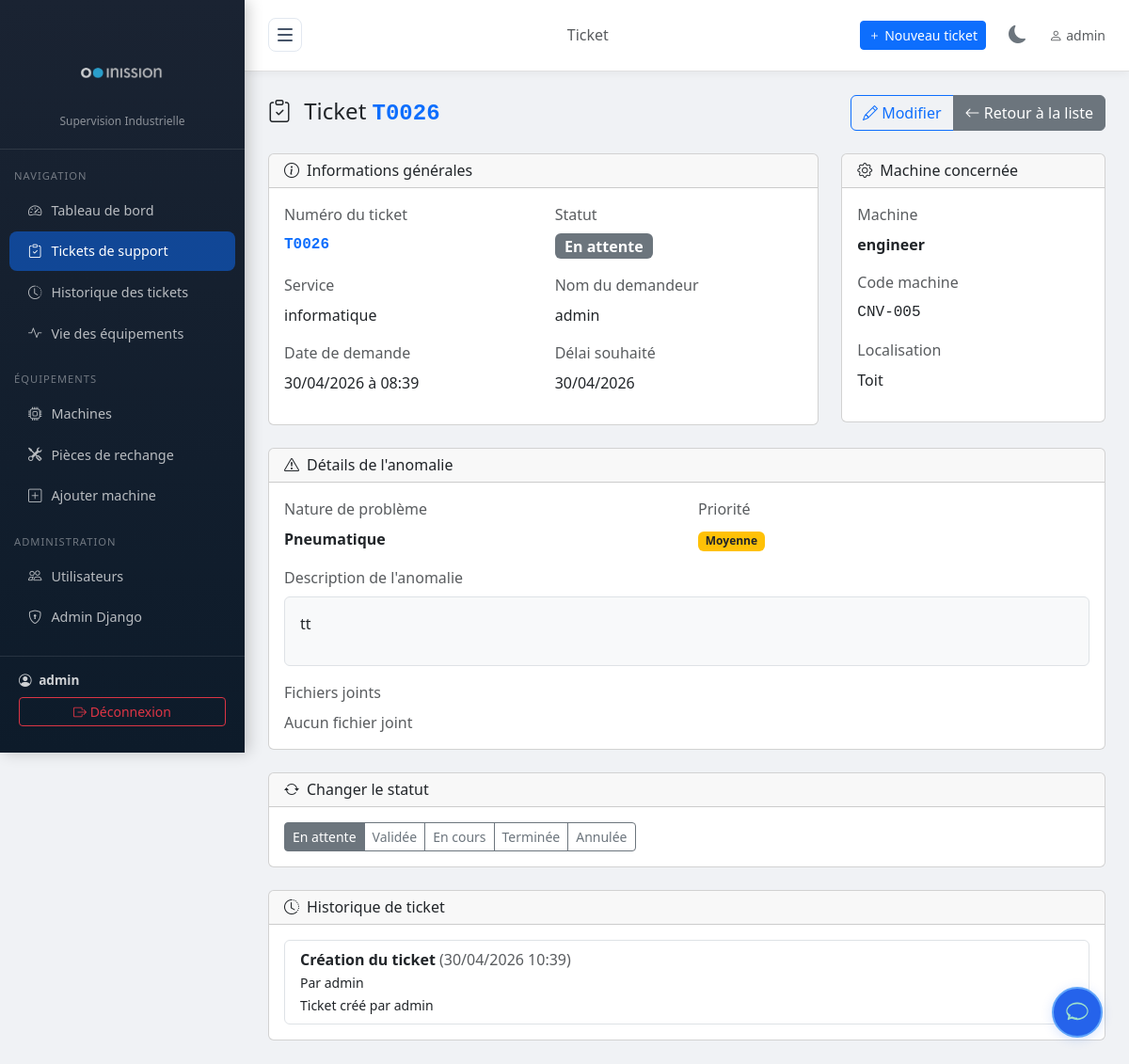
The page /demandes/26/ (signed in) on the database as committed earlier.
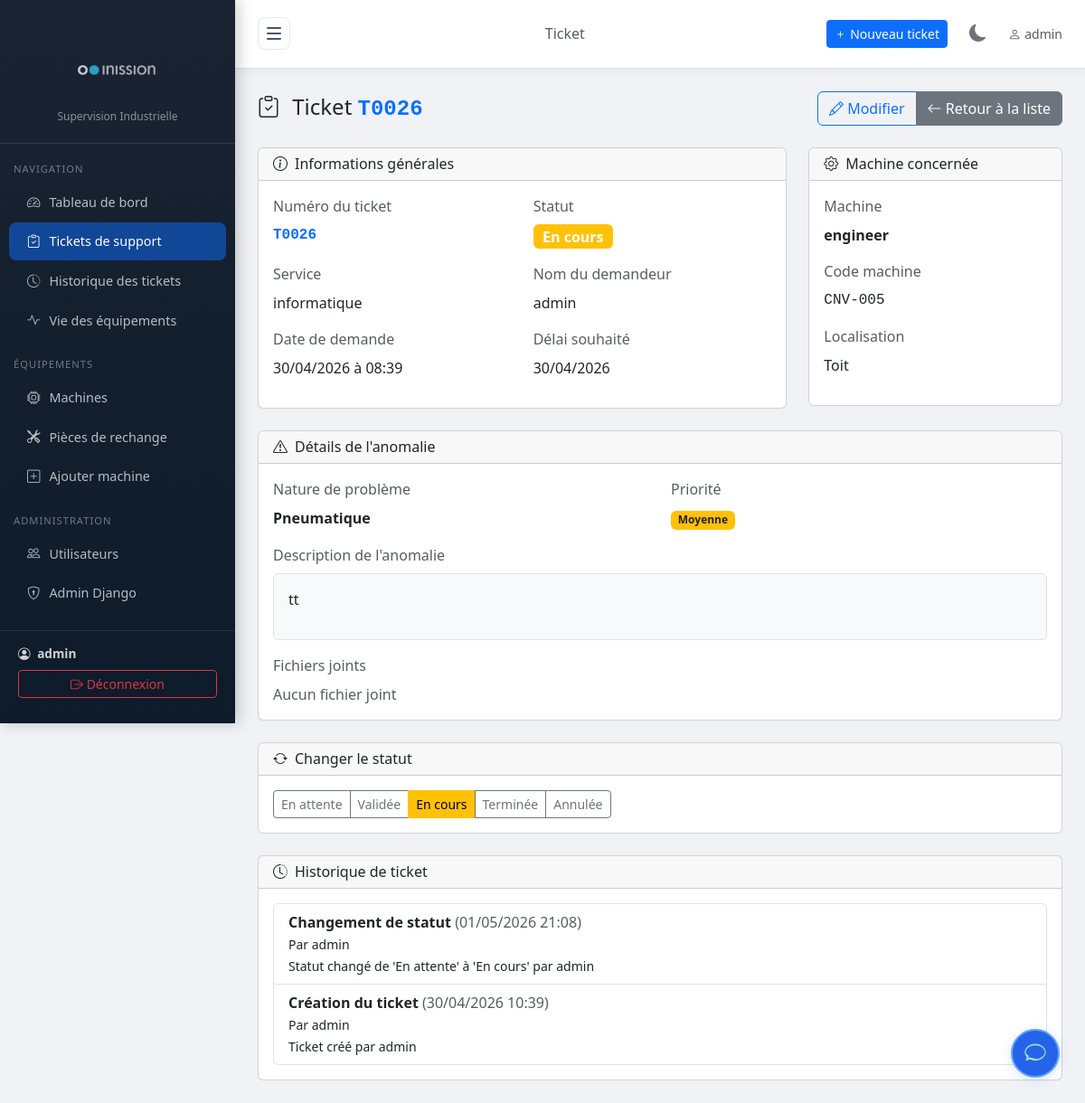
The same page on the database as committed later.
### tickets/models.py (models this page shows, shortened)
class TicketSupport(models.Model):
    titre = models.CharField(max_length=200, verbose_name="Titre du ticket", default="Sans titre")
    CATEGORIE_CHOICES = [
        ('industrielle', 'Industrielle'),
        ('informatique', 'Informatique'),
    ]
    categorie = models.CharField(max_length=30, choices=CATEGORIE_CHOICES, verbose_name="Catégorie", default='industrielle')
    type_panne = models.CharField(max_length=100, verbose_name="Type de panne", default="Non renseigné")
    PRIORITE_CHOICES = [
        ('basse', 'Basse'),
        ('moyenne', 'Moyenne'),
        ('haute', 'Haute'),
    ]
    priorite = models.CharField(max_length=10, choices=PRIORITE_CHOICES, verbose_name="Priorité", default='moyenne')
    """Modèle pour les tickets de support"""
    NATURE_ANOMALIE_CHOICES = [
        ('mecanique', 'Mécanique'),
        ('electrique', 'Électrique'),
        ('hydraulique', 'Hydraulique'),
        ('pneumatique', 'Pneumatique'),
        ('informatique', 'Informatique'),
        ('autre', 'Autre'),
    ]
    STATUT_CHOICES = [
        ('en_attente', 'En attente'),
        ('validee', 'Validée'),
        ('en_cours', 'En cours'),
        ('terminee', 'Terminée'),
        ('annulee', 'Annulée'),
    ]
    numero_ticket = models.CharField(max_length=50, unique=True, verbose_name="N° de ticket")
    service_support = models.CharField(max_length=200, verbose_name="Service support")
    demandeur = models.CharField(max_length=200, verbose_name="Nom du demandeur")
    machine = models.ForeignKey(Machine, on_delete=models.CASCADE, verbose_name="Machine concernée")
    code_machine = models.CharField(max_length=100, verbose_name="Code machine")
    date_ticket = models.DateField(verbose_name="Date du ticket")
    heure_ticket = models.TimeField(verbose_name="Heure du ticket")
    delai_souhaite = models.DateField(null=True, blank=True, verbose_name="Délai souhaité")
    type_support = models.BooleanField(default=False, verbose_name="Curative (décocher) / Préventive (cocher)")
    description_probleme = models.TextField(verbose_name="Description du problème")
    nature_probleme = models.CharField(max_length=20, choices=NATURE_ANOMALIE_CHOICES, verbose_name="Nature du problème")
    visa_demandeur = models.CharField(max_length=200, blank=True, verbose_name="Visa du demandeur")
    statut = models.CharField(max_length=20, choices=STATUT_CHOICES, default='en_attente', verbose_name="Statut")
    spare_part = models.ForeignKey(SparePart, on_delete=models.SET_NULL, null=True, blank=True,
                                   related_name='tickets', verbose_name="Pièce détachée réservée")
    SLA_STATUS_CHOICES = [
        ('on_time', '🟢 À l\'heure'),
        ('warning', '🟠 Bientôt en retard'),
        ('overdue', '🔴 En retard'),
    ]
    sla_status = models.CharField(
        max_length=10,
        choices=SLA_STATUS_CHOICES,
        default='on_time',
        verbose_name="Statut SLA"
    )
    date_creation = models.DateTimeField(auto_now_add=True, verbose_name="Date de création")
    date_modification = models.DateTimeField(auto_now=True, verbose_name="Dernière modification")
    class Meta:
        verbose_name = "Ticket de support"
        verbose_name_plural = "Tickets de support"
        ordering = ['-date_creation']
    def get_statut_class(self):
        classes = {
            'en_attente': 'secondary',
            'validee': 'info',
            'en_cours': 'warning',
            'terminee': 'success',
            'annulee': 'danger',
        }
        return classes.get(self.statut, 'secondary')

class TicketHistory(models.Model):
    ticket = models.ForeignKey('TicketSupport', on_delete=models.CASCADE, related_name='histories')
    user = models.ForeignKey(User, on_delete=models.SET_NULL, null=True, blank=True)
    action = models.CharField(max_length=255)
    details = models.TextField(blank=True)
    date = models.DateTimeField(default=timezone.now)
    class Meta:
        ordering = ['-date']

class Machine(models.Model):
    nom = models.CharField(max_length=200, verbose_name="Nom de la machine")
    reference = models.CharField(max_length=100, unique=True, verbose_name="Référence")
    localisation = models.CharField(max_length=200, verbose_name="Localisation / Zone")
    description = models.TextField(blank=True, verbose_name="Description")
    actif = models.BooleanField(default=True, verbose_name="Active")
    date_installation = models.DateField(null=True, blank=True, verbose_name="Date d'installation")
    department = models.ForeignKey('Department', on_delete=models.SET_NULL, null=True, blank=True, verbose_name="Département associé")
    operator = models.ForeignKey('OperatorProfile', on_delete=models.SET_NULL, null=True, blank=True, verbose_name="Opérateur assigné")
    manuel_pdf = models.FileField(upload_to='machines/manuals/', blank=True, null=True, verbose_name="Manuel d'utilisation (PDF)")
    manuel_texte = models.TextField(blank=True, null=True, verbose_name="Manuel d'utilisation (texte)")
    class Meta:
        verbose_name = "Machine"
        verbose_name_plural = "Machines"
        ordering = ['nom']

### tickets/views.py (the view)
# urls.py: path('demandes/<int:pk>/', views.demande_detail, name='demande_detail'),
@login_required
def demande_detail(request, pk):
    from .models_ticket_file import TicketSupportFile
    from .models import TicketSupport
    ticket = get_object_or_404(TicketSupport.objects.select_related('machine'), pk=pk)
    fichiers = ticket.fichiers.all()
    context = {'demande': ticket, 'fichiers': fichiers}
    return render(request, 'tickets/demande_detail.html', context)

### tickets/templatetags/permissions.py (called while the page is built)
@register.filter
def is_admin_or_supervisor(user):
    if user.is_superuser or user.is_staff:
        return True
    profile = getattr(user, 'operatorprofile', None)
    return profile and profile.role == 'superviseur'

### tickets/templates/tickets/demande_detail.html (shortened to what the changed rows need)
{% extends 'tickets/base.html' %}
{% block content %}
<div class="row mb-4">
  <div class="col-12">
    <div class="d-flex justify-content-between align-items-center">
      <h4 class="mb-0">
        <i class="bi bi-clipboard-check me-2"></i>
        Ticket <span class="ticket-num">{{ demande.numero_ticket }}</span>
      </h4>
    </div>
  </div>
</div>
<div class="row mb-4">
  <div class="col-md-8">
    <div class="card">
      <div class="card-body">
        <div class="row">
          <div class="col-md-6 mb-3">
            <label class="form-label text-muted">Numéro du ticket</label>
            <div class="fw-bold ticket-num">{{ demande.numero_ticket }}</div>
          </div>
          <div class="col-md-6 mb-3">
            <div>
              <span class="badge bg-{{ demande.get_statut_class }} fs-6">
                {{ demande.get_statut_display }}
              </span>
            </div>
          </div>
          <div class="col-md-6 mb-3">
            <label class="form-label text-muted">Service</label>
            <div>{{ demande.service_support }}</div>
          </div>
          <div class="col-md-6 mb-3">
            <label class="form-label text-muted">Nom du demandeur</label>
            <div>{{ demande.demandeur }}</div>
          </div>
          <div class="col-md-6 mb-3">
            <label class="form-label text-muted">Date de demande</label>
            <div>{{ demande.date_ticket|date:"d/m/Y" }} à {{ demande.heure_ticket|time:"H:i" }}</div>
          </div>
          <div class="col-md-6 mb-3">
            <label class="form-label text-muted">Délai souhaité</label>
            <div>{{ demande.delai_souhaite|date:"d/m/Y"|default:"Non spécifié" }}</div>
          </div>
        </div>
      </div>
    </div>
  </div>
  <div class="col-md-4">
    <div class="card">
      <div class="card-body">
        <div class="mb-3">
          <label class="form-label text-muted">Machine</label>
          <div class="fw-bold">{{ demande.machine.nom }}</div>
        </div>
        <div class="mb-3">
          <label class="form-label text-muted">Code machine</label>
          <div class="font-monospace">{{ demande.code_machine }}</div>
        </div>
        <div class="mb-3">
          <label class="form-label text-muted">Localisation</label>
          <div>{{ demande.machine.localisation }}</div>
        </div>
      </div>
    </div>
  </div>
</div>
<div class="row mb-4">
  <div class="col-12">
    <div class="card">
      <div class="card-body">
        <div class="row mb-3">
          <div class="col-md-6">
            <label class="form-label text-muted">Nature de problème</label>
            <div class="fw-bold">{{ demande.get_nature_probleme_display }}</div>
          </div>
          <div class="col-md-6">
            <div>
              <span class="badge
                {% if demande.priorite == 'haute' %}bg-danger
                {% elif demande.priorite == 'moyenne' %}bg-warning text-dark
                {% else %}bg-success
                {% endif %}">
                {{ demande.get_priorite_display }}
              </span>
            </div>
          </div>
        </div>
        <div>
          <div class="border rounded p-3 bg-light mb-3">
            {{ demande.description_probleme|linebreaks }}
          </div>
        </div>
      </div>
    </div>
  </div>
</div>
<div class="row mb-4">
  <div class="col-12">
    <div class="card">
      <div class="card-body">
        <div class="btn-group" role="group">
          {% for statut_choice in demande.STATUT_CHOICES %}
          <a href="{% url 'demande_change_statut' demande.pk statut_choice.0 %}"
             class="btn btn-sm {% if demande.statut == statut_choice.0 %}btn-{{ demande.get_statut_class }}{% else %}btn-outline-secondary{% endif %} status-btn"
             onclick="return confirm('Changer le statut en &quot;{{ statut_choice.1 }}&quot; ?')">
            {{ statut_choice.1 }}
          </a>
          {% endfor %}
        </div>
      </div>
    </div>
  </div>
</div>
<div class="row">
  <div class="col-12">
    <div class="card">
      <div class="card-body">
        {% if demande.histories.exists %}
        <ul class="list-group">
          {% for hist in demande.histories.all %}
          <li class="list-group-item d-flex flex-column flex-md-row justify-content-between align-items-md-center py-2">
            <div>
              <span class="fw-bold">{{ hist.action }}</span>
              <span class="text-muted">({{ hist.date|date:"d/m/Y H:i" }})</span>
              <br>
              <small>
                {% if hist.user %}
                  Par {{ hist.user.get_full_name|default:hist.user.username }}
                {% else %}
                  Par Système
                {% endif %}
                {% if hist.details %}<br>{{ hist.details }}{% endif %}
              </small>
            </div>
          </li>
          {% endfor %}
        </ul>
        {% else %}
        <div class="text-muted">Aucune modification enregistrée.</div>
        {% endif %}
      </div>
    </div>
  </div>
</div>
{% endblock %}

Rows that differ between the two databases and show on the page:
changed TicketSupport "informatique": statut "En attente" → "En cours"
added TicketHistory: action "Changement de statut", date "01/05/2026 21:08", user.get_full_name "admin", details "Statut changé de 'En attente' à 'En cours' par admin"
